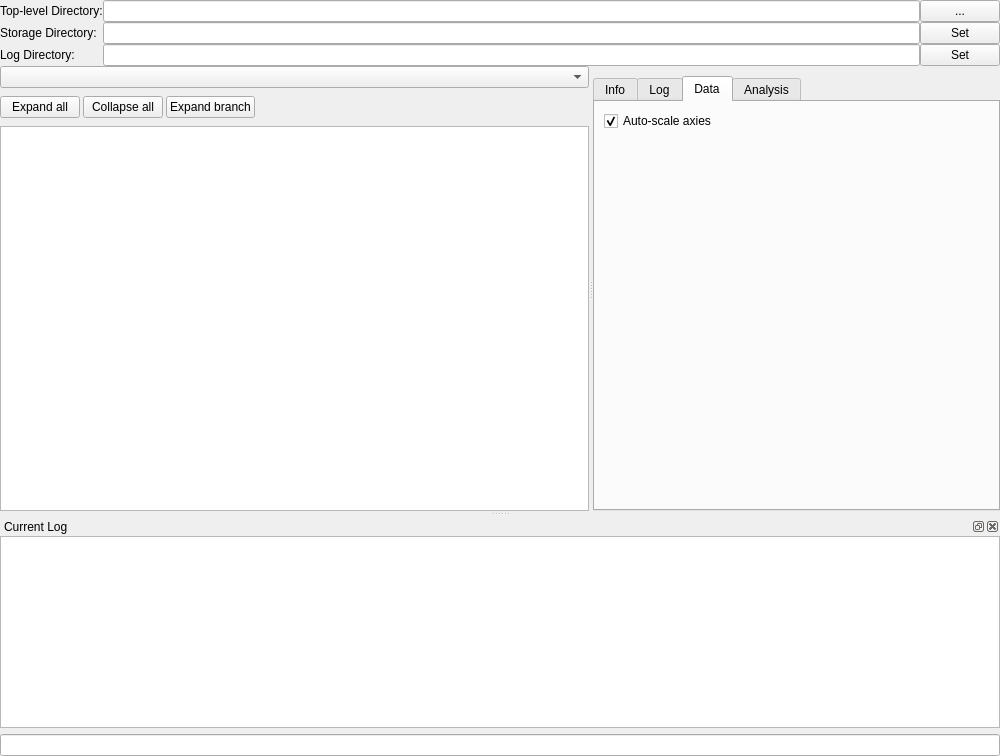
<?xml version="1.0" encoding="UTF-8"?>
<ui version="4.0">
 <class>MainWindow</class>
 <widget class="QMainWindow" name="MainWindow">
  <property name="geometry">
   <rect>
    <x>0</x>
    <y>0</y>
    <width>1000</width>
    <height>756</height>
   </rect>
  </property>
  <property name="windowTitle">
   <string>Data Manager</string>
  </property>
  <widget class="QWidget" name="centralwidget">
   <layout class="QVBoxLayout" name="verticalLayout_5">
    <property name="spacing">
     <number>0</number>
    </property>
    <property name="leftMargin">
     <number>0</number>
    </property>
    <property name="topMargin">
     <number>0</number>
    </property>
    <property name="rightMargin">
     <number>0</number>
    </property>
    <property name="bottomMargin">
     <number>0</number>
    </property>
    <item>
     <layout class="QGridLayout" name="gridLayout">
      <item row="0" column="0">
       <widget class="QLabel" name="label_2">
        <property name="text">
         <string>Top-level Directory:</string>
        </property>
       </widget>
      </item>
      <item row="0" column="1">
       <widget class="QLineEdit" name="baseDirText"/>
      </item>
      <item row="0" column="2">
       <widget class="QPushButton" name="selectDirBtn">
        <property name="text">
         <string>...</string>
        </property>
       </widget>
      </item>
      <item row="1" column="0">
       <widget class="QLabel" name="label">
        <property name="text">
         <string>Storage Directory:</string>
        </property>
       </widget>
      </item>
      <item row="1" column="1">
       <widget class="QLineEdit" name="currentDirText"/>
      </item>
      <item row="1" column="2">
       <widget class="QPushButton" name="setCurrentDirBtn">
        <property name="text">
         <string>Set</string>
        </property>
       </widget>
      </item>
      <item row="2" column="1">
       <widget class="QLineEdit" name="logDirText"/>
      </item>
      <item row="2" column="0">
       <widget class="QLabel" name="label_3">
        <property name="text">
         <string>Log Directory:</string>
        </property>
       </widget>
      </item>
      <item row="2" column="2">
       <widget class="QPushButton" name="setLogDirBtn">
        <property name="text">
         <string>Set</string>
        </property>
       </widget>
      </item>
     </layout>
    </item>
    <item>
     <widget class="QSplitter" name="splitter">
      <property name="orientation">
       <enum>Qt::Horizontal</enum>
      </property>
      <widget class="QWidget" name="layoutWidget">
       <layout class="QVBoxLayout" name="verticalLayout_2">
        <property name="spacing">
         <number>3</number>
        </property>
        <item>
         <widget class="QComboBox" name="newFolderList">
          <property name="sizePolicy">
           <sizepolicy hsizetype="Expanding" vsizetype="Fixed">
            <horstretch>2</horstretch>
            <verstretch>0</verstretch>
           </sizepolicy>
          </property>
         </widget>
        </item>
        <item>
         <layout class="QHBoxLayout" name="horizontalLayout_3">
          <property name="topMargin">
           <number>5</number>
          </property>
          <property name="bottomMargin">
           <number>5</number>
          </property>
          <item>
           <widget class="QPushButton" name="pushButtonExpandAll">
            <property name="text">
             <string>Expand all</string>
            </property>
           </widget>
          </item>
          <item>
           <widget class="QPushButton" name="pushButtonCollapseAll">
            <property name="text">
             <string>Collapse all</string>
            </property>
           </widget>
          </item>
          <item>
           <widget class="QPushButton" name="pushButtonExpandSelected">
            <property name="text">
             <string>Expand branch</string>
            </property>
           </widget>
          </item>
          <item>
           <spacer name="horizontalSpacer">
            <property name="orientation">
             <enum>Qt::Horizontal</enum>
            </property>
            <property name="sizeHint" stdset="0">
             <size>
              <width>40</width>
              <height>20</height>
             </size>
            </property>
           </spacer>
          </item>
         </layout>
        </item>
        <item>
         <widget class="DirTreeWidget" name="fileTreeWidget">
          <property name="sizePolicy">
           <sizepolicy hsizetype="MinimumExpanding" vsizetype="Expanding">
            <horstretch>150</horstretch>
            <verstretch>0</verstretch>
           </sizepolicy>
          </property>
          <property name="editTriggers">
           <set>QAbstractItemView::EditKeyPressed|QAbstractItemView::SelectedClicked</set>
          </property>
          <property name="dragEnabled">
           <bool>true</bool>
          </property>
          <property name="dragDropMode">
           <enum>QAbstractItemView::DragDrop</enum>
          </property>
          <attribute name="headerVisible">
           <bool>false</bool>
          </attribute>
          <column>
           <property name="text">
            <string notr="true">1</string>
           </property>
          </column>
         </widget>
        </item>
       </layout>
      </widget>
      <widget class="QWidget" name="layoutWidget">
       <layout class="QVBoxLayout" name="verticalLayout_4">
        <property name="spacing">
         <number>0</number>
        </property>
        <item>
         <widget class="QLabel" name="fileNameLabel">
          <property name="sizePolicy">
           <sizepolicy hsizetype="Preferred" vsizetype="Fixed">
            <horstretch>5</horstretch>
            <verstretch>0</verstretch>
           </sizepolicy>
          </property>
          <property name="font">
           <font>
            <pointsize>7</pointsize>
            <weight>75</weight>
            <bold>true</bold>
           </font>
          </property>
          <property name="text">
           <string/>
          </property>
         </widget>
        </item>
        <item>
         <widget class="QTabWidget" name="fileDisplayTabs">
          <property name="sizePolicy">
           <sizepolicy hsizetype="Expanding" vsizetype="Expanding">
            <horstretch>5</horstretch>
            <verstretch>0</verstretch>
           </sizepolicy>
          </property>
          <property name="currentIndex">
           <number>2</number>
          </property>
          <widget class="QWidget" name="tab">
           <attribute name="title">
            <string>Info</string>
           </attribute>
           <layout class="QVBoxLayout" name="verticalLayout_3">
            <property name="spacing">
             <number>0</number>
            </property>
            <property name="leftMargin">
             <number>0</number>
            </property>
            <property name="topMargin">
             <number>0</number>
            </property>
            <property name="rightMargin">
             <number>0</number>
            </property>
            <property name="bottomMargin">
             <number>0</number>
            </property>
            <item>
             <widget class="FileInfoView" name="fileInfo" native="true"/>
            </item>
           </layout>
          </widget>
          <widget class="QWidget" name="logTab">
           <attribute name="title">
            <string>Log</string>
           </attribute>
           <layout class="QVBoxLayout" name="verticalLayout_6">
            <property name="spacing">
             <number>0</number>
            </property>
            <property name="leftMargin">
             <number>0</number>
            </property>
            <property name="topMargin">
             <number>0</number>
            </property>
            <property name="rightMargin">
             <number>0</number>
            </property>
            <property name="bottomMargin">
             <number>0</number>
            </property>
           </layout>
          </widget>
          <widget class="QWidget" name="tab_3">
           <attribute name="title">
            <string>Data</string>
           </attribute>
           <layout class="QVBoxLayout" name="verticalLayout_7">
            <item>
             <layout class="QGridLayout" name="gridLayout_4">
              <property name="verticalSpacing">
               <number>1</number>
              </property>
              <item row="0" column="0">
               <widget class="QCheckBox" name="checkBoxAutoScale">
                <property name="text">
                 <string>Auto-scale axies</string>
                </property>
                <property name="checked">
                 <bool>true</bool>
                </property>
               </widget>
              </item>
             </layout>
            </item>
            <item>
             <widget class="FileDataView" name="dataViewWidget" native="true">
              <property name="sizePolicy">
               <sizepolicy hsizetype="Preferred" vsizetype="MinimumExpanding">
                <horstretch>0</horstretch>
                <verstretch>0</verstretch>
               </sizepolicy>
              </property>
             </widget>
            </item>
           </layout>
          </widget>
          <widget class="QWidget" name="analysisTab">
           <attribute name="title">
            <string>Analysis</string>
           </attribute>
           <layout class="QGridLayout" name="gridLayout_2">
            <property name="leftMargin">
             <number>0</number>
            </property>
            <property name="topMargin">
             <number>0</number>
            </property>
            <property name="rightMargin">
             <number>0</number>
            </property>
            <property name="bottomMargin">
             <number>0</number>
            </property>
            <property name="spacing">
             <number>0</number>
            </property>
           </layout>
          </widget>
         </widget>
        </item>
       </layout>
      </widget>
     </widget>
    </item>
   </layout>
  </widget>
  <widget class="QDockWidget" name="logDock">
   <property name="floating">
    <bool>false</bool>
   </property>
   <property name="features">
    <set>QDockWidget::AllDockWidgetFeatures</set>
   </property>
   <property name="windowTitle">
    <string>Current Log</string>
   </property>
   <attribute name="dockWidgetArea">
    <number>8</number>
   </attribute>
   <widget class="QWidget" name="dockWidgetContents">
    <layout class="QVBoxLayout" name="verticalLayout">
     <property name="leftMargin">
      <number>0</number>
     </property>
     <property name="topMargin">
      <number>0</number>
     </property>
     <property name="rightMargin">
      <number>0</number>
     </property>
     <property name="bottomMargin">
      <number>0</number>
     </property>
     <item>
      <widget class="QTextEdit" name="logView">
       <property name="readOnly">
        <bool>true</bool>
       </property>
      </widget>
     </item>
     <item>
      <widget class="QLineEdit" name="logEntryText"/>
     </item>
    </layout>
   </widget>
  </widget>
 </widget>
 <customwidgets>
  <customwidget>
   <class>FileInfoView</class>
   <extends>QWidget</extends>
   <header>.FileInfoView</header>
   <container>1</container>
  </customwidget>
  <customwidget>
   <class>FileDataView</class>
   <extends>QWidget</extends>
   <header>.FileDataView</header>
   <container>1</container>
  </customwidget>
  <customwidget>
   <class>DirTreeWidget</class>
   <extends>QTreeWidget</extends>
   <header>acq4.util.DirTreeWidget</header>
  </customwidget>
 </customwidgets>
 <resources/>
 <connections/>
</ui>
